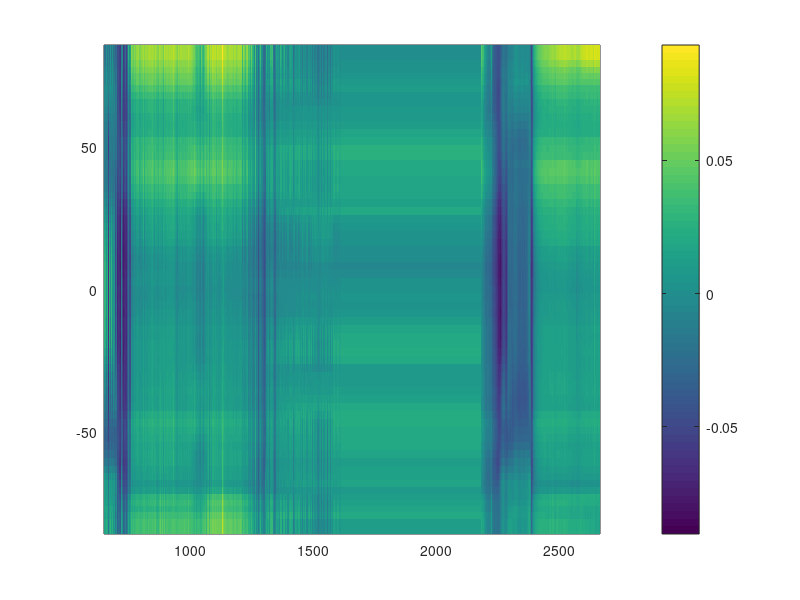

This chart was generated by the following MATLAB code: (Note: this script raises an error after producing the figure.)
%% see /home/sergio/MATLABCODE/oem_pkg_run/AIRS_gridded_STM_May2021_trendsonlyCLR/contrast_05_10_15_20.m
load fig5b.mat

%% D (night) trends 
figure(1); clf; pcolor(data_fig5b.vchan,data_fig5b.rlat,data_fig5b.l1c_trendD); shading flat; colorbar; colormap(usa2); xlabel('Wavenumber cm^{-1}'); ylabel('Latitude'); 
  xlim([640 1640]); caxis([-1 +1]*0.1)
  text(1700,95,'K/yr');
  set(gca,'fontsize',14);

%% D (night) unc
figure(2); clf; pcolor(data_fig5b.vchan,data_fig5b.rlat,data_fig5b.l1c_uncD);   shading flat; colorbar; colormap(jet); xlabel('Wavenumber cm^{-1}'); ylabel('Latitude');
  xlim([640 1640]);
  caxis([0 0.06])
  text(1700,95,'K/yr');
  set(gca,'fontsize',14);

%%%%%%%%%%%%%%%%%%%%%%%%%%%%%%%%%%%%%%%%%%%%%%%%%%%%%%%%%%%%%%%%%%%%%%%%
%% see ~/MATLABCODE/oem_pkg_run/FIND_NWP_MODEL_TRENDS/driver_show_AIRSV7_L3_vs_CLIMCAPS_vs_MERRA2_vs_ERA5_trends --> ~/MATLABCODE/oem_pkg_run/FIND_NWP_MODEL_TRENDS/plot_spectral_get_the_model_trends2.m
load fig5c.mat

%% D (night) trends ERA5
figure(3); clf; pcolor(data_fig5c.vchan,data_fig5c.rlat,data_fig5c.era5); shading flat; colorbar; colormap(usa2); xlabel('Wavenumber cm^{-1}'); ylabel('Latitude'); 
  xlim([640 1640]); caxis([-1 +1]*0.1)
  text(1700,95,'K/yr');
  set(gca,'fontsize',14);

%% D (night) check the trends, not needed
%figure(4); clf; pcolor(data_fig5b.vchan,data_fig5b.rlat,data_fig5b.l1c_trendD - data_fig5c.obs);   shading flat; colorbar; colormap(%jet); xlabel('Wavenumber cm^{-1}'); ylabel('Latitude');
%  xlim([640 1640]);
%  xlim([640 1640]); caxis([-1 +1]*0.1/100)
%  text(1700,95,'K/yr');
%  set(gca,'fontsize',14);
%  title('Night L1C : fig5b - fig5c')

%{
figure(1); sergioprintfig('/home/sergio/PAPERS/SUBMITPAPERS/trends_May2025/Figs_NoSmooth/new_fig5a_L1Cspectraltrends_bigfont');
figure(2); sergioprintfig('/home/sergio/PAPERS/SUBMITPAPERS/trends_May2025/Figs_NoSmooth/new_fig5b_L1Cspectraltrends_unc_bigfont');
figure(3); sergioprintfig('/home/sergio/PAPERS/SUBMITPAPERS/trends_May2025/Figs_NoSmooth/new_fig5c_ERA5spectraltrends_bigfont');
%}
